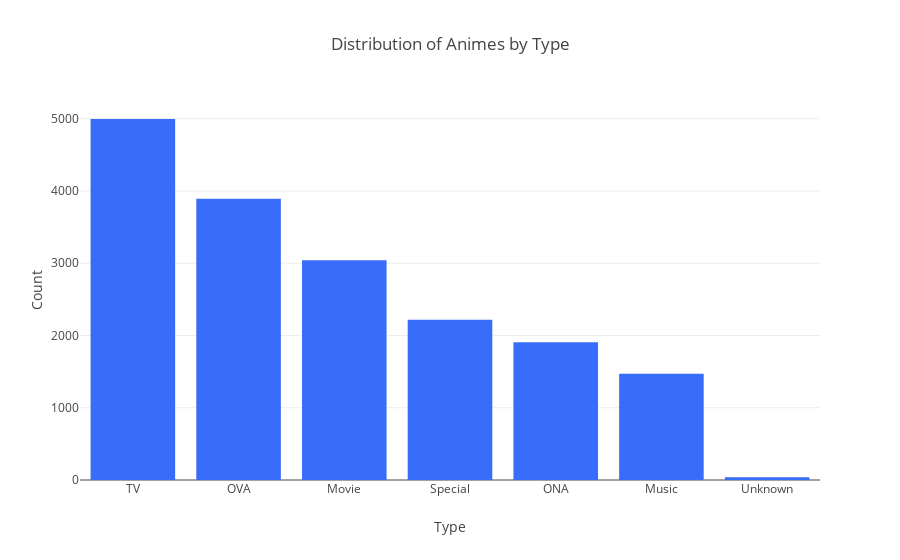

The notebook cell saved with this chart:
### Code cell
fig6 = px.bar(type_counts, x='Type', y='Count', title='Distribution of Animes by Type', 
             color_discrete_sequence=['#386df9'])

fig6.show()

### Figure 1 — Plotly figure (JSON) as saved in the notebook; plotly's stock layout.template omitted (floating-point values rounded to 4 significant figures)
{"data": [{"alignmentgroup": "True", "hovertemplate": "Type=%{x}<br>Count=%{y}<extra></extra>", "legendgroup": "", "marker": {"color": "#386df9", "pattern": {"shape": ""}}, "name": "", "offsetgroup": "", "orientation": "v", "showlegend": false, "textposition": "auto", "type": "bar", "x": ["TV", "OVA", "Movie", "Special", "ONA", "Music", "Unknown"], "xaxis": "x", "y": [4996, 3894, 3041, 2218, 1907, 1469, 37], "yaxis": "y"}], "layout": {"barmode": "relative", "legend": {"tracegroupgap": 0}, "title": {"text": "Distribution of Animes by Type"}, "xaxis": {"anchor": "y", "domain": [0, 1], "title": {"text": "Type"}}, "yaxis": {"anchor": "x", "domain": [0, 1], "title": {"text": "Count"}}}}
